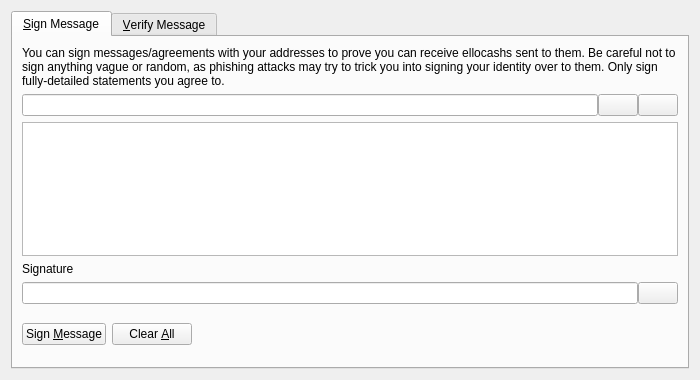
<?xml version="1.0" encoding="UTF-8"?>
<ui version="4.0">
 <class>SignVerifyMessageDialog</class>
 <widget class="QDialog" name="SignVerifyMessageDialog">
  <property name="geometry">
   <rect>
    <x>0</x>
    <y>0</y>
    <width>700</width>
    <height>380</height>
   </rect>
  </property>
  <property name="windowTitle">
   <string>Signatures - Sign / Verify a Message</string>
  </property>
  <property name="modal">
   <bool>true</bool>
  </property>
  <layout class="QVBoxLayout" name="verticalLayout">
   <item>
    <widget class="QTabWidget" name="tabWidget">
     <property name="currentIndex">
      <number>0</number>
     </property>
     <widget class="QWidget" name="tabSignMessage">
      <attribute name="title">
       <string>&amp;Sign Message</string>
      </attribute>
      <layout class="QVBoxLayout" name="verticalLayout_SM">
       <item>
        <widget class="QLabel" name="infoLabel_SM">
         <property name="text">
          <string>You can sign messages/agreements with your addresses to prove you can receive ellocashs sent to them. Be careful not to sign anything vague or random, as phishing attacks may try to trick you into signing your identity over to them. Only sign fully-detailed statements you agree to.</string>
         </property>
         <property name="textFormat">
          <enum>Qt::PlainText</enum>
         </property>
         <property name="wordWrap">
          <bool>true</bool>
         </property>
        </widget>
       </item>
       <item>
        <layout class="QHBoxLayout" name="horizontalLayout_1_SM">
         <property name="spacing">
          <number>0</number>
         </property>
         <item>
          <widget class="QValidatedLineEdit" name="addressIn_SM">
           <property name="toolTip">
            <string>The Ellocash address to sign the message with</string>
           </property>
          </widget>
         </item>
         <item>
          <widget class="QPushButton" name="addressBookButton_SM">
           <property name="toolTip">
            <string>Choose previously used address</string>
           </property>
           <property name="text">
            <string/>
           </property>
           <property name="icon">
            <iconset resource="../ellocash.qrc">
             <normaloff>:/icons/address-book</normaloff>:/icons/address-book</iconset>
           </property>
           <property name="shortcut">
            <string>Alt+A</string>
           </property>
           <property name="autoDefault">
            <bool>false</bool>
           </property>
          </widget>
         </item>
         <item>
          <widget class="QPushButton" name="pasteButton_SM">
           <property name="toolTip">
            <string>Paste address from clipboard</string>
           </property>
           <property name="text">
            <string/>
           </property>
           <property name="icon">
            <iconset resource="../ellocash.qrc">
             <normaloff>:/icons/editpaste</normaloff>:/icons/editpaste</iconset>
           </property>
           <property name="shortcut">
            <string>Alt+P</string>
           </property>
           <property name="autoDefault">
            <bool>false</bool>
           </property>
          </widget>
         </item>
        </layout>
       </item>
       <item>
        <widget class="QPlainTextEdit" name="messageIn_SM">
         <property name="toolTip">
          <string>Enter the message you want to sign here</string>
         </property>
        </widget>
       </item>
       <item>
        <widget class="QLabel" name="signatureLabel_SM">
         <property name="text">
          <string>Signature</string>
         </property>
         <property name="textFormat">
          <enum>Qt::PlainText</enum>
         </property>
        </widget>
       </item>
       <item>
        <layout class="QHBoxLayout" name="horizontalLayout_2_SM">
         <property name="spacing">
          <number>0</number>
         </property>
         <item>
          <widget class="QLineEdit" name="signatureOut_SM">
           <property name="font">
            <font>
             <italic>true</italic>
            </font>
           </property>
           <property name="readOnly">
            <bool>true</bool>
           </property>
          </widget>
         </item>
         <item>
          <widget class="QPushButton" name="copySignatureButton_SM">
           <property name="toolTip">
            <string>Copy the current signature to the system clipboard</string>
           </property>
           <property name="text">
            <string/>
           </property>
           <property name="icon">
            <iconset resource="../ellocash.qrc">
             <normaloff>:/icons/editcopy</normaloff>:/icons/editcopy</iconset>
           </property>
           <property name="autoDefault">
            <bool>false</bool>
           </property>
          </widget>
         </item>
        </layout>
       </item>
       <item>
        <layout class="QHBoxLayout" name="horizontalLayout_3_SM">
         <item>
          <widget class="QPushButton" name="signMessageButton_SM">
           <property name="toolTip">
            <string>Sign the message to prove you own this Ellocash address</string>
           </property>
           <property name="text">
            <string>Sign &amp;Message</string>
           </property>
           <property name="icon">
            <iconset resource="../ellocash.qrc">
             <normaloff>:/icons/edit</normaloff>:/icons/edit</iconset>
           </property>
           <property name="autoDefault">
            <bool>false</bool>
           </property>
          </widget>
         </item>
         <item>
          <widget class="QPushButton" name="clearButton_SM">
           <property name="toolTip">
            <string>Reset all sign message fields</string>
           </property>
           <property name="text">
            <string>Clear &amp;All</string>
           </property>
           <property name="icon">
            <iconset resource="../ellocash.qrc">
             <normaloff>:/icons/remove</normaloff>:/icons/remove</iconset>
           </property>
           <property name="autoDefault">
            <bool>false</bool>
           </property>
          </widget>
         </item>
         <item>
          <spacer name="horizontalSpacer_1_SM">
           <property name="orientation">
            <enum>Qt::Horizontal</enum>
           </property>
           <property name="sizeHint" stdset="0">
            <size>
             <width>40</width>
             <height>48</height>
            </size>
           </property>
          </spacer>
         </item>
         <item>
          <widget class="QLabel" name="statusLabel_SM">
           <property name="font">
            <font>
             <weight>75</weight>
             <bold>true</bold>
            </font>
           </property>
           <property name="text">
            <string/>
           </property>
           <property name="wordWrap">
            <bool>true</bool>
           </property>
          </widget>
         </item>
         <item>
          <spacer name="horizontalSpacer_2_SM">
           <property name="orientation">
            <enum>Qt::Horizontal</enum>
           </property>
           <property name="sizeHint" stdset="0">
            <size>
             <width>40</width>
             <height>48</height>
            </size>
           </property>
          </spacer>
         </item>
        </layout>
       </item>
      </layout>
     </widget>
     <widget class="QWidget" name="tabVerifyMessage">
      <attribute name="title">
       <string>&amp;Verify Message</string>
      </attribute>
      <layout class="QVBoxLayout" name="verticalLayout_VM">
       <item>
        <widget class="QLabel" name="infoLabel_VM">
         <property name="text">
          <string>Enter the receiver's address, message (ensure you copy line breaks, spaces, tabs, etc. exactly) and signature below to verify the message. Be careful not to read more into the signature than what is in the signed message itself, to avoid being tricked by a man-in-the-middle attack. Note that this only proves the signing party receives with the address, it cannot prove sendership of any transaction!</string>
         </property>
         <property name="textFormat">
          <enum>Qt::PlainText</enum>
         </property>
         <property name="alignment">
          <set>Qt::AlignLeading|Qt::AlignLeft|Qt::AlignTop</set>
         </property>
         <property name="wordWrap">
          <bool>true</bool>
         </property>
        </widget>
       </item>
       <item>
        <layout class="QHBoxLayout" name="horizontalLayout_1_VM">
         <property name="spacing">
          <number>0</number>
         </property>
         <item>
          <widget class="QValidatedLineEdit" name="addressIn_VM">
           <property name="toolTip">
            <string>The Ellocash address the message was signed with</string>
           </property>
          </widget>
         </item>
         <item>
          <widget class="QPushButton" name="addressBookButton_VM">
           <property name="toolTip">
            <string>Choose previously used address</string>
           </property>
           <property name="text">
            <string/>
           </property>
           <property name="icon">
            <iconset resource="../ellocash.qrc">
             <normaloff>:/icons/address-book</normaloff>:/icons/address-book</iconset>
           </property>
           <property name="shortcut">
            <string>Alt+A</string>
           </property>
           <property name="autoDefault">
            <bool>false</bool>
           </property>
          </widget>
         </item>
        </layout>
       </item>
       <item>
        <widget class="QPlainTextEdit" name="messageIn_VM"/>
       </item>
       <item>
        <widget class="QValidatedLineEdit" name="signatureIn_VM"/>
       </item>
       <item>
        <layout class="QHBoxLayout" name="horizontalLayout_2_VM">
         <item>
          <widget class="QPushButton" name="verifyMessageButton_VM">
           <property name="toolTip">
            <string>Verify the message to ensure it was signed with the specified Ellocash address</string>
           </property>
           <property name="text">
            <string>Verify &amp;Message</string>
           </property>
           <property name="icon">
            <iconset resource="../ellocash.qrc">
             <normaloff>:/icons/transaction_0</normaloff>:/icons/transaction_0</iconset>
           </property>
           <property name="autoDefault">
            <bool>false</bool>
           </property>
          </widget>
         </item>
         <item>
          <widget class="QPushButton" name="clearButton_VM">
           <property name="toolTip">
            <string>Reset all verify message fields</string>
           </property>
           <property name="text">
            <string>Clear &amp;All</string>
           </property>
           <property name="icon">
            <iconset resource="../ellocash.qrc">
             <normaloff>:/icons/remove</normaloff>:/icons/remove</iconset>
           </property>
           <property name="autoDefault">
            <bool>false</bool>
           </property>
          </widget>
         </item>
         <item>
          <spacer name="horizontalSpacer_1_VM">
           <property name="orientation">
            <enum>Qt::Horizontal</enum>
           </property>
           <property name="sizeHint" stdset="0">
            <size>
             <width>40</width>
             <height>48</height>
            </size>
           </property>
          </spacer>
         </item>
         <item>
          <widget class="QLabel" name="statusLabel_VM">
           <property name="font">
            <font>
             <weight>75</weight>
             <bold>true</bold>
            </font>
           </property>
           <property name="text">
            <string/>
           </property>
           <property name="wordWrap">
            <bool>true</bool>
           </property>
          </widget>
         </item>
         <item>
          <spacer name="horizontalSpacer_2_VM">
           <property name="orientation">
            <enum>Qt::Horizontal</enum>
           </property>
           <property name="sizeHint" stdset="0">
            <size>
             <width>40</width>
             <height>48</height>
            </size>
           </property>
          </spacer>
         </item>
        </layout>
       </item>
      </layout>
     </widget>
    </widget>
   </item>
  </layout>
 </widget>
 <customwidgets>
  <customwidget>
   <class>QValidatedLineEdit</class>
   <extends>QLineEdit</extends>
   <header>qvalidatedlineedit.h</header>
  </customwidget>
 </customwidgets>
 <resources>
  <include location="../ellocash.qrc"/>
 </resources>
 <connections/>
</ui>
